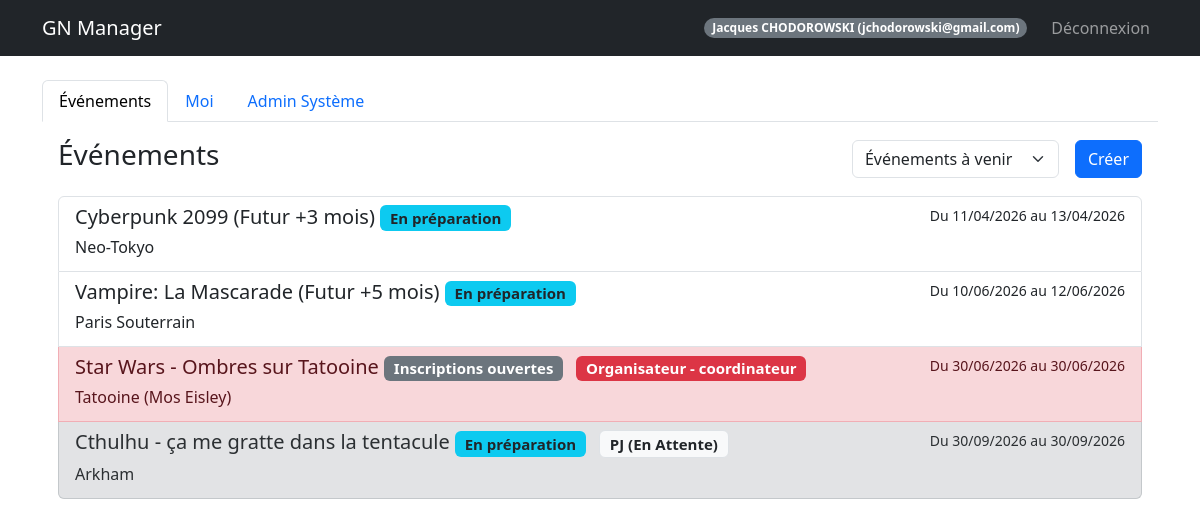
The page /dashboard (signed in) on the database its author committed.
### models.py (models this page shows, shortened)
class User(UserMixin, db.Model):
    id = db.Column(db.Integer, primary_key=True)
    email = db.Column(db.String(120), unique=True, nullable=False)
    password_hash = db.Column(db.String(128))
    nom = db.Column(db.String(80))
    prenom = db.Column(db.String(80))
    age = db.Column(db.Integer)
    genre = db.Column(db.String(20))
    avatar_url = db.Column(db.String(200))
    role = db.Column(db.String(20), default='user')  # createur, sysadmin, user
    is_banned = db.Column(db.Boolean, default=False)
    is_deleted = db.Column(db.Boolean, default=False)  # Suppression logique
    @property
    def is_admin(self):
        return self.role in ['createur', 'sysadmin']

class Event(db.Model):
    id = db.Column(db.Integer, primary_key=True)
    name = db.Column(db.String(100), nullable=False)
    description = db.Column(db.Text)
    date_start = db.Column(db.DateTime, nullable=False)
    date_end = db.Column(db.DateTime, nullable=False)
    location = db.Column(db.String(200))
    background_image = db.Column(db.String(200))
    visibility = db.Column(db.String(20), default='public')  # public, private
    organizer_structure = db.Column(db.String(100))
    org_link_url = db.Column(db.String(255))
    org_link_title = db.Column(db.String(100))
    google_form_url = db.Column(db.String(255))
    google_form_active = db.Column(db.Boolean, default=False)
    external_link = db.Column(db.String(255))
    statut = db.Column(db.String(50), default='En préparation')
    groups_config = db.Column(db.Text, default='{"PJ": ["Peu importe"], "PNJ": ["Peu importe"], "Organisateur": ["Peu importe"]}')
    max_pjs = db.Column(db.Integer, default=50)
    max_pnjs = db.Column(db.Integer, default=10)
    max_organizers = db.Column(db.Integer, default=5)

class Participant(db.Model):
    id = db.Column(db.Integer, primary_key=True)
    event_id = db.Column(db.Integer, db.ForeignKey('event.id'), nullable=False)
    user_id = db.Column(db.Integer, db.ForeignKey('user.id'), nullable=False)
    type = db.Column(db.String(50))  # Organisateur, PJ, PNJ
    group = db.Column(db.String(50))
    role_id = db.Column(db.Integer, db.ForeignKey('role.id', use_alter=True, name='fk_participant_role'), nullable=True)
    role_communicated = db.Column(db.Boolean, default=False)
    role_received = db.Column(db.Boolean, default=False)
    registration_status = db.Column(db.String(50), default='À valider')
    paf_status = db.Column(db.String(20), default='non versée')  # non versée, partielle, versée, erreur
    payment_method = db.Column(db.String(50))
    payment_amount = db.Column(db.Float, default=0.0)
    payment_comment = db.Column(db.Text)
    comment = db.Column(db.Text)
    custom_image = db.Column(db.String(200))
    user = db.relationship('User', backref='participations')
    event = db.relationship('Event', backref='participants')
    role = db.relationship('Role', foreign_keys=[role_id], backref='participants_with_role')

### routes/admin_routes.py (the view)
@admin_bp.route('/dashboard')
@login_required
def dashboard():
    users_pagination = None
    if current_user.is_admin:
        page = request.args.get('page', 1, type=int)
        users_pagination = User.query.paginate(page=page, per_page=DefaultValues.USERS_PER_PAGE, error_out=False)
    filter_type = request.args.get('filter', 'future')
    my_participations = Participant.query.filter_by(user_id=current_user.id).all()
    my_event_ids = [p.event_id for p in my_participations]
    my_roles = {p.event_id: p for p in my_participations}
    events = []
    now = datetime.now()
    if filter_type == 'mine':
        if my_event_ids:
            events = Event.query.filter(Event.id.in_(my_event_ids)).order_by(Event.date_start).all()
    elif filter_type == 'future':
        events = Event.query.filter(Event.date_start >= now).order_by(Event.date_start).all()
    elif filter_type == 'past':
        events = Event.query.filter(Event.date_end < now).order_by(Event.date_start.desc()).all()
    else:
        events = Event.query.order_by(Event.date_start).all()
    admin_view = request.args.get('admin_view')
    return render_template('dashboard.html',
                         user=current_user,
                         users_pagination=users_pagination,
                         events=events,
                         my_event_ids=my_event_ids,
                         my_roles=my_roles,
                         current_filter=filter_type,
                         admin_view=admin_view)

### templates/dashboard.html (shortened to what this page needs)
{% extends "base.html" %}
{% block content %}
<ul class="nav nav-tabs" id="myTab" role="tablist">
    <li class="nav-item" role="presentation">
        <button class="nav-link {% if not admin_view %}active{% endif %}" id="events-tab" data-bs-toggle="tab"
            data-bs-target="#events" type="button" role="tab">Événements</button>
    </li>
    <li class="nav-item" role="presentation">
        <button class="nav-link" id="me-tab" data-bs-toggle="tab" data-bs-target="#me" type="button"
            role="tab">Moi</button>
    </li>
    {% if user.is_admin %}
    <li class="nav-item" role="presentation">
        <button class="nav-link {% if admin_view %}active{% endif %}" id="admin-tab" data-bs-toggle="tab"
            data-bs-target="#admin" type="button" role="tab">Admin Système</button>
    </li>
    {% endif %}
</ul>
<div class="tab-content" id="myTabContent">
    <div class="tab-pane fade p-3 {% if not admin_view %}show active{% endif %}" id="events" role="tabpanel">
        <div class="d-flex justify-content-between align-items-center mb-3">
            <h3>Événements</h3>
            <div class="d-flex gap-2">
                <form action="/dashboard" method="GET" class="d-flex align-items-center">
                    <select name="filter" class="form-select me-2" onchange="this.form.submit()">
                        <option value="future" {% if current_filter=='future' %}selected{% endif %}>Événements à venir
                        </option>
                    </select>
                </form>
                <a href="/event/create" class="btn btn-primary">Créer</a>
            </div>
        </div>
        <div class="list-group">
            {% for e in events %}
            {% set participation = my_roles.get(e.id) %}
            {% set row_class = "" %}
            {% set badge_class = "" %}
            {% set badge_text = "" %}
            {% if participation %}
            {% if participation.registration_status == 'En attente' or participation.registration_status == 'À valider'
            %}
            {% set row_class = "list-group-item-secondary" %}
            {% set badge_class = "bg-light text-dark border" %}
            {% set badge_text = participation.type ~ " (En Attente)" %}
            {% elif participation.type == 'organisateur' or participation.type == 'Organisateur' %}
            {% set row_class = "list-group-item-danger" %}
            {% set badge_class = "bg-danger" %}
            {% set badge_text = "Organisateur" %}
            {% elif participation.type == 'PJ' %}
            {% set row_class = "list-group-item-success" %}
            {% set badge_class = "bg-success" %}
            {% set badge_text = "PJ" %}
            {% elif participation.type == 'PNJ' %}
            {% set row_class = "list-group-item-primary" %}
            {% set badge_class = "bg-primary" %}
            {% set badge_text = "PNJ" %}
            {% else %}
            {% set row_class = "list-group-item-success" %}
            {% set badge_class = "bg-success" %}
            {% set badge_text = participation.type %}
            {% endif %}
            {% endif %}
            {% set status_color = "bg-secondary" %}
            {% if e.statut == "Événement en cours" %}
            {% set status_color = "bg-success" %}
            {% elif e.statut == "Terminé" %}
            {% set status_color = "bg-dark" %}
            {% elif e.statut == "Annulé" %}
            {% set status_color = "bg-danger" %}
            {% elif e.statut == "En préparation" %}
            {% set status_color = "bg-info text-dark" %}
            {% endif %}
            <a href="/event/{{ e.id }}" class="list-group-item list-group-item-action {{ row_class }}">
                <div class="d-flex w-100 justify-content-between">
                    <h5 class="mb-1">
                        {{ e.name }}
                        <span class="badge {{ status_color }}">{{ e.statut }}</span>
                        {% if participation %}
                        <span class="badge {{ badge_class }} ms-2">{{ badge_text }}
                            {% if (participation.registration_status != 'En attente' and
                            participation.registration_status != 'À valider') and participation.group and
                            participation.group != 'Peu importe' %}
                            - {{ participation.group }}
                            {% endif %}
                        </span>
                        {% endif %}
                    </h5>
                    <small>Du {{ e.date_start.strftime('%d/%m/%Y') }} au {{ e.date_end.strftime('%d/%m/%Y') }}</small>
                </div>
                <p class="mb-1">{{ e.location }}</p>
            </a>
            {% else %}
            <p class="text-muted text-center mt-4">Aucun événement trouvé pour ce filtre.</p>
            {% endfor %}
        </div>
    </div>
        {% endblock %}

### templates/base.html (shortened to what this page needs)
<!DOCTYPE html>
<html lang="fr">
<head>
    <link href="https://cdn.jsdelivr.net/npm/bootstrap@5.3.0/dist/css/bootstrap.min.css" rel="stylesheet">
    <link rel="stylesheet" href="https://cdn.jsdelivr.net/npm/bootstrap-icons@1.11.3/font/bootstrap-icons.min.css">
</head>
<body>
    <nav class="navbar navbar-expand-lg navbar-dark bg-dark">
        <div class="container">
            <a class="navbar-brand" href="/">GN Manager</a>
            {% if current_user.is_authenticated %}
            <div class="navbar-nav ms-auto align-items-center">
                <span class="badge bg-secondary rounded-pill me-3">{{ current_user.prenom }} {{ current_user.nom|upper
                    }} ({{ current_user.email }})</span>
                <a class="nav-link" href="/logout">Déconnexion</a>
            </div>
            {% endif %}
        </div>
    </nav>
    <div class="container mt-4">
        {% block content %}{% endblock %}
</body>
</html>

### rows shown on the page
User: prenom "Jacques", nom "CHODOROWSKI", email "jchodorowski@gmail.com"
Event: name "Cyberpunk 2099 (Futur +3 mois)", statut "En préparation", date_start "11/04/2026", date_end "13/04/2026", location "Neo-Tokyo"
Event: name "Vampire: La Mascarade (Futur +5 mois)", statut "En préparation", date_start "10/06/2026", date_end "12/06/2026", location "Paris Souterrain"
Event: name "Star Wars - Ombres sur Tatooine", statut "Inscriptions ouvertes", badge_text "Organisateur", date_start "30/06/2026", date_end "30/06/2026", location "Tatooine (Mos Eisley)"
Participant: group "coordinateur"
Event: name "Cthulhu - ça me gratte dans la tentacule", statut "En préparation", badge_text "PJ (En Attente)", date_start "30/09/2026", date_end "30/09/2026", location "Arkham"
